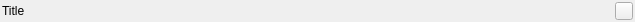
<?xml version="1.0" encoding="UTF-8"?>
<ui version="4.0">
 <class>WindowTitleBar</class>
 <widget class="QWidget" name="WindowTitleBar">
  <property name="geometry">
   <rect>
    <x>0</x>
    <y>0</y>
    <width>635</width>
    <height>22</height>
   </rect>
  </property>
  <property name="maximumSize">
   <size>
    <width>16777215</width>
    <height>22</height>
   </size>
  </property>
  <property name="windowTitle">
   <string>Form</string>
  </property>
  <layout class="QHBoxLayout" name="horizontalLayout">
   <property name="spacing">
    <number>1</number>
   </property>
   <property name="sizeConstraint">
    <enum>QLayout::SetMaximumSize</enum>
   </property>
   <property name="leftMargin">
    <number>2</number>
   </property>
   <property name="topMargin">
    <number>2</number>
   </property>
   <property name="rightMargin">
    <number>2</number>
   </property>
   <property name="bottomMargin">
    <number>2</number>
   </property>
   <item alignment="Qt::AlignLeft">
    <widget class="QLabel" name="titleLabel">
     <property name="text">
      <string>Title</string>
     </property>
    </widget>
   </item>
   <item>
    <spacer name="horizontalSpacer">
     <property name="orientation">
      <enum>Qt::Horizontal</enum>
     </property>
     <property name="sizeHint" stdset="0">
      <size>
       <width>40</width>
       <height>4</height>
      </size>
     </property>
    </spacer>
   </item>
   <item alignment="Qt::AlignRight">
    <widget class="QPushButton" name="closeButton">
     <property name="maximumSize">
      <size>
       <width>18</width>
       <height>18</height>
      </size>
     </property>
     <property name="text">
      <string/>
     </property>
     <property name="icon">
      <iconset resource="../res.qrc">
       <normaloff>:/Resources/Style/Assets/Icon-Close.png</normaloff>:/Resources/Style/Assets/Icon-Close.png</iconset>
     </property>
    </widget>
   </item>
  </layout>
 </widget>
 <resources>
  <include location="../res.qrc"/>
 </resources>
 <connections/>
</ui>
